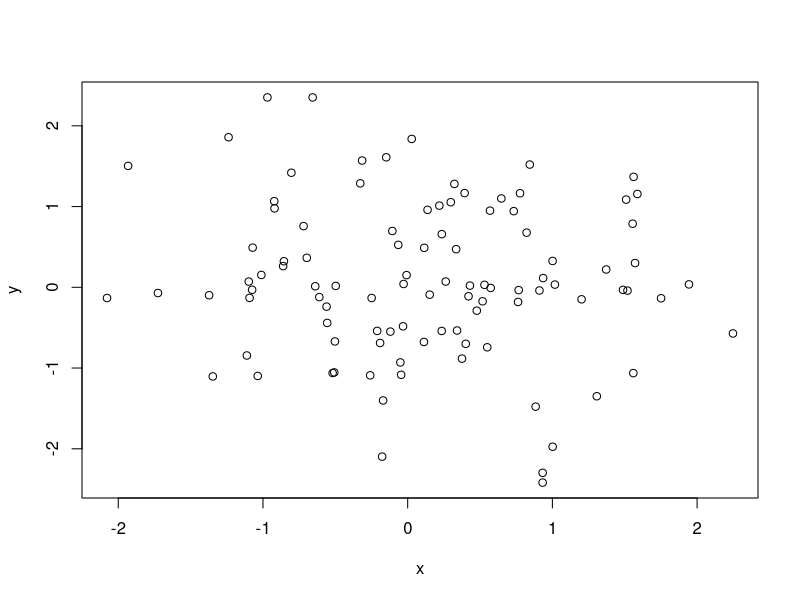
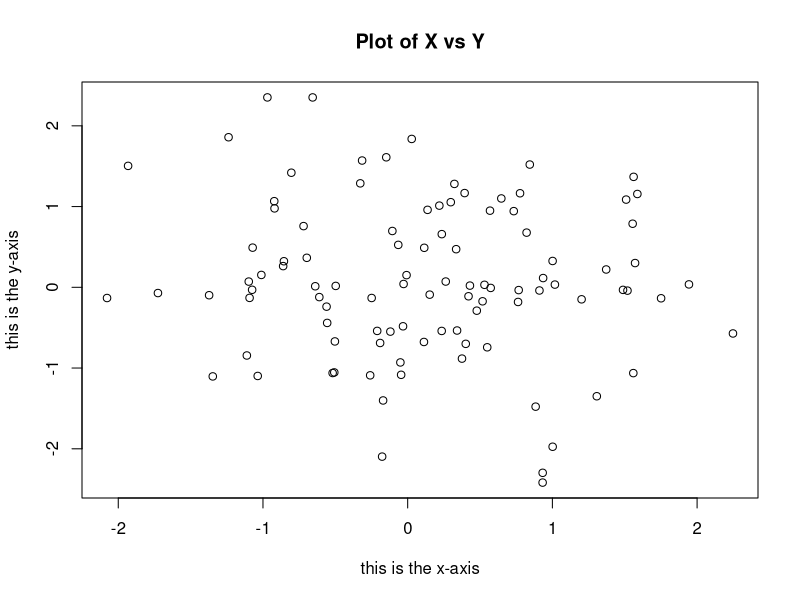

The R script that drew these images, in order:
# The function c() is for concatenate. Concatenating a collection of numbers creates a vector. Assignment can be done with <- or =.

x <- c(1,2,3,4)
x
x = c(4,3,2,1)
x

# To get help, type ?funcname. When run in the terminal, this will open a new window.
?c

#Check the length of a vector:
length(x)

# Here is a list of all variables we have created so far:

ls()

# Here we can delete them:
rm(x)
ls()


# To delete all at the same time:

rm(list=ls())

ls()


# Create a matrix:

m = matrix(data=c(1,2,3,4),nrow=2,ncol=2)
m

# data, nrow, and ncol are the default first, second, and third entries

n = matrix(c(1,2,3,4),2,2)
n
all(m==n)


# To fill in matrices by rows:
m = matrix(c(1,2,3,4),2,2,byrow=TRUE)
m


# Operations are done componentwise:

m^2
sqrt(m)

# rnorm creates a vector of random normal variables, with first argument n the sample size. The defaults are mean = 0 and sd=1
#cor() computes the correlation between two random variables.

x = rnorm(50)
y = x+rnorm(50,mean=50,sd=.1)
cor(x,y)

# To reproduce the exact same random numbers, use set.seed()
set.seed(1303)
rnorm(50)

# We can compute the mean(), var(), and sd() of a vector of numbers.
mean(y)
sd(y)
var(y)


# We can make a scatterplot using plot(x,y)


x = rnorm(100)
y = rnorm(100)
plot(x,y)

plot(x,y,xlab="this is the x-axis",ylab="this is the y-axis", main="Plot of X vs Y")

# To save a plot, use pdf() or jpeg(). I believe the below code is expected to be run in the terminal to produce the desired output file.
# Note that dev.off() tells R we are done creating the plot.
pdf("Section 2.3.pdf")
plot(x,y,col="green")
dev.off()


# seq(a,b) makes a sequence of numbers between a and b. seq(a,b,c) makes a list of numbers between a and b spaces by c.
# Shorthand for seq(a,b) is a:b. length=c creates c evenly spaced numbers between a and b:
seq(1,10)
seq(0,1,.1)
1:10
seq(0,10,length=5)


# Contour plots represent 3-D data. contour(xvec,yvec,xymatrixz). image() works the same way, but it produces a heatmap.
# persp() produces a 3-D plot. The arguments theta and phi affect viewing angle.

# We use the usual matrix indexing for entries. Note that this is NOT zero indexed!

m = matrix(c(1:12),3,4,byrow=TRUE)
m
m[1,2]
m[1:2,2:3]
m[1:2,]

# To keep all rows/columns except those indicated:

m[-3,]

# The size of a matrix is given by dim()
dim(m[-3,])
